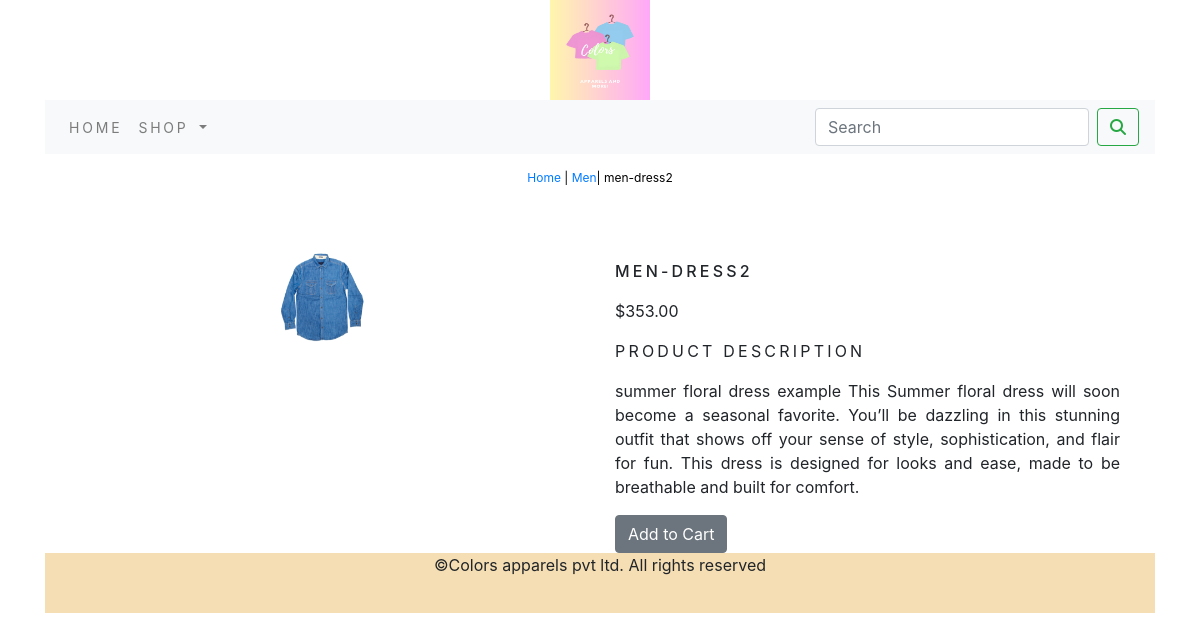
The app's page /Men/men-dress2/ with its own data.
### ecommerce_app/models.py (models this page shows, shortened)
class Product(models.Model):
    name = models.CharField(max_length=250, unique=True)
    slug = models.SlugField(max_length=250, unique=True)
    description = models.TextField(blank=True)
    image = models.ImageField(upload_to='product', blank=True)
    category = models.ForeignKey(Category, on_delete=models.CASCADE)
    price = models.DecimalField(max_digits=10, decimal_places=2)
    stock = models.IntegerField()
    available = models.BooleanField(default=True)
    created = models.DateTimeField(auto_now_add=True)
    updated = models.DateTimeField(auto_now=True)
    class Meta:
        ordering = ('name',)
        verbose_name = 'product'
        verbose_name_plural = 'products'

class Category(models.Model):
    name = models.CharField(max_length=250, unique=True)
    slug = models.SlugField(max_length=250, unique=True)
    description = models.TextField(blank=True)
    image = models.ImageField(upload_to='category', blank=True)
    class Meta:
        ordering = ('name',)
        verbose_name = 'category'
        verbose_name_plural = 'categories'
    def __str__(self):
        return '{}'.format(self.name)
    def get_url(self):
        return reverse('ecommerce_app:products_by_category', args=[self.slug])

### ecommerce_app/views.py (the view)
# urls.py: path('<slug:c_slug>/<slug:product_slug>/',views.proDetail,name='proCatDetail'),
def proDetail(request, c_slug, product_slug):
    try:
        product = Product.objects.get(category__slug=c_slug, slug=product_slug)
    except Exception as e:
        raise e
    return render(request, 'product.html', {'product': product})

### cart/context_processors.py (called while the page is built)
def counter(requset):
    item_count = 0
    if 'admin' in requset.path:
        return {}
    else:
        try:
            cart = Cart.objects.filter(cart_id=_cart_id(requset))
            cart_items = CartItem.objects.all().filter(cart=cart[:1])
            for cart_item in cart_items:
                item_count += cart_item.quantity
        except Cart.DoesNotExist:
            item_count = 0
    return dict(item_count=item_count)

### cart/views.py (called while the page is built)
def _cart_id(request):
    cart = request.session.session_key
    if not cart:
        cart = request.session.create()
    return cart

### ecommerce_app/context_processors.py (called while the page is built)
def menu_links(request):
    links = Category.objects.all()
    return dict(links=links)

### templates/product.html (shortened to what this page needs)
{% extends 'base.html' %}
{% load static %}
{% block content %}
<div class=" row my-product-row-class">
    <div class="mx-auto">
        <p><a href="{% url 'ecommerce_app:allProdCat' %}">Home</a> |
           <a href="{{product.category.get_url}}">{{product.category}}</a>|
            {{product.name}}</p>
    </div>
</div><br>
<div class="container">
    <div class="row">
        <div class="col-12 col-sm-12 col-md-12 col-lg-6 text-center">
            <div style="min-width:18rem">
            <img  src = "{{product.image.url}}" alt="{{product.name}}" height="100px" width="100px">
            </div>
        </div>
    <div class="col-12 col-sm-12 col-md-12 col-lg-6 ">
        <h2 class="my-prod-title">{{product.name}}</h2>
        <p>${{product.price}}</p>
        <p class="my-title">Product Description</p>
        <p class="text-justify my-prod-text">{{product.description}}</p>
        {% if product.stock <= 0 %}
        <p class="text-justify my-prod-text">Out of stock</p>
        {% else %}
        <a  class="btn btn-secondary" href="{% url 'cart:add_cart' product.id %}">Add to Cart</a>
        {% endif %}
    </div>
    </div>
</div>
{% endblock %}

### static/css/custom.css (style rules this page uses)
body { font-family: 'Raleway', sans-serif; }
.my-title { font-size:16px; text-transform:uppercase; letter-spacing: .2em; }
.my-product-row-class { padding-top:15px; padding-bottom:20px; }
.my-product-row-class .mx-auto { font-size:12px; text-decoration:none; color:#000; }
.my-prod-title { font-size:16px; text-transform:uppercase; padding-top:15px; padding-bottom:10px; letter-spacing:.2em; }
.my-prod-text { padding-right:20px; }

### records on screen
Product: category "Men", name "men-dress2", image (picture), name "MEN-DRESS2", price "353.00", description "summer floral dress example This Summer floral dress will soon become a seasonal favorite. You’ll be dazzling in this stunning outfit that shows off your sense of style, sophistication, and flair for fun. This dress is designed for looks and ease, made to be breathable and built for comfort."
